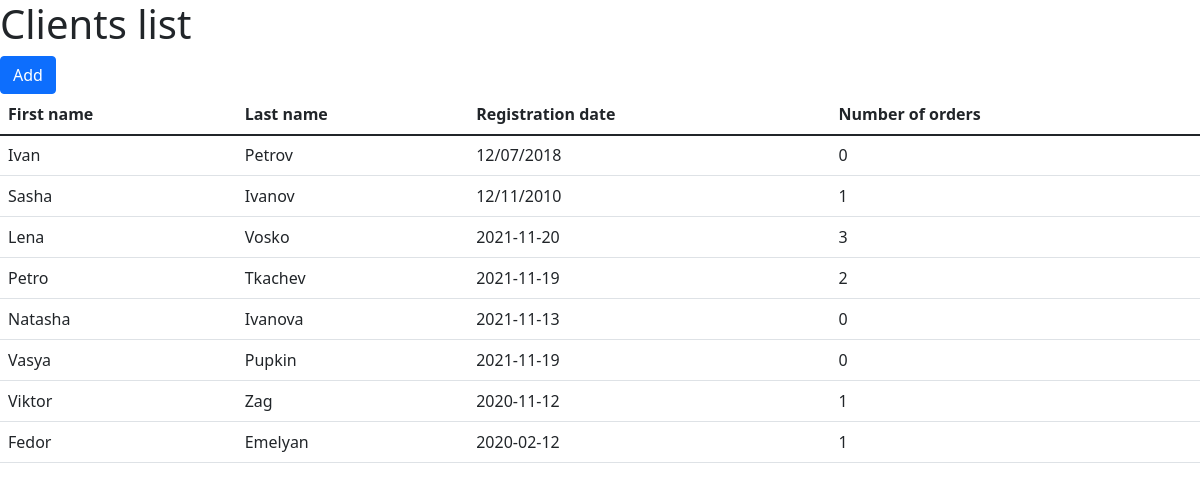
The page /clients-list on the database as committed earlier.
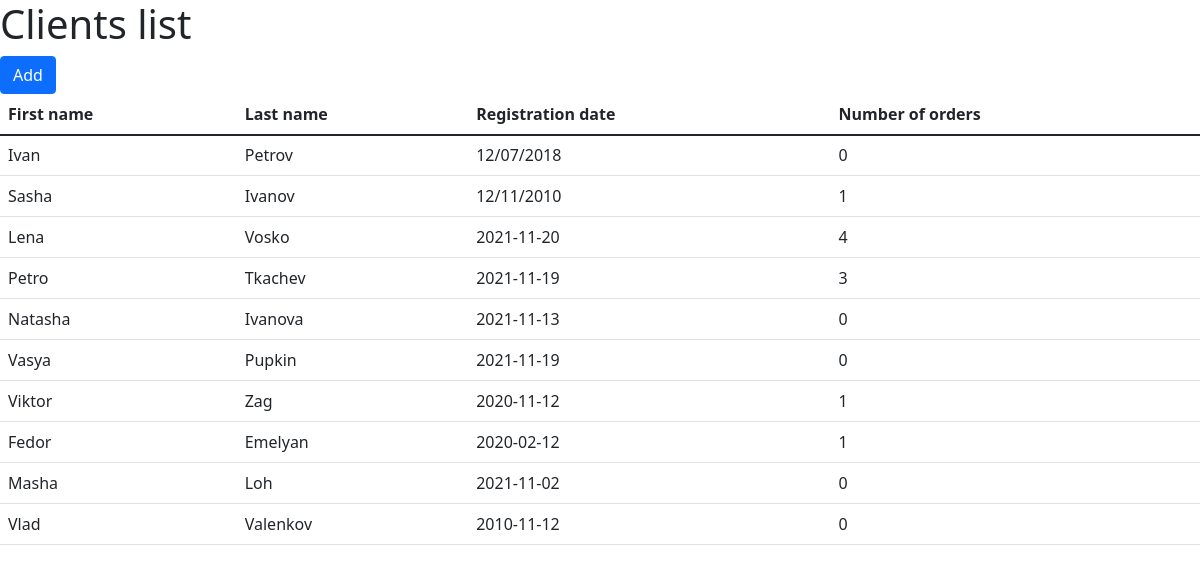
The same page on the database as committed later.
### main.py (models this page shows, shortened)
class Clients(db.Model):
    id = db.Column(db.Integer, primary_key=True)
    passport_number = db.Column(db.String(30), nullable=False)
    first_name = db.Column(db.String(45), nullable=False)
    last_name = db.Column(db.String(45), nullable=False)
    registration_date = db.Column(db.String(45), nullable=False)

### main.py (the view)
@rental_cars.route('/clients-list')
def clients_list():
    g.db = sqlite3.connect('rental_cars.db')
    cur = g.db.execute("""SELECT first_name, last_name, registration_date, COUNT(client_id) FROM
                         (SELECT clients.*, orders.client_id FROM clients
                          LEFT JOIN orders ON clients.id = orders.client_id) GROUP BY id""")
    linked_clients = cur.fetchall()
    g.db.close()
    return render_template('clients-list.html', linked_clients=linked_clients)

### templates/clients-list.html (shortened to what this page needs)
{% extends 'documentation/html_prototype/static_prototype.html' %}
{% block body %}
<h1>Clients list</h1>
<a href="/add-client" class="btn btn-primary">Add</a>
<table class="table">
    <thead>
        <tr>
            <th scope="col">First name</th>
            <th scope="col">Last name</th>
            <th scope="col">Registration date</th>
            <th scope="col">Number of orders</th>
        </tr>
    </thead>
    <tbody>
        <tr>
            {% for row in linked_clients %}
                <tr>
                    <td>{{ row[0] }}</td>
                    <td>{{ row[1] }}</td>
                    <td>{{ row[2] }}</td>
                    <td>{{ row[3] }}</td>
                </tr>
            {% endfor %}
        </tr>
    </tbody>
</table>
{% endblock %}

Rows that differ between the two databases and show on the page:
computed for Clients "Lena": id "3" → "4"
computed for Clients "Petro": row "2" → "3"
added Clients: first_name "Masha", last_name "Loh", registration_date "2021-11-02", row "0"
added Clients: first_name "Vlad", last_name "Valenkov", registration_date "2010-11-12", row "0"
